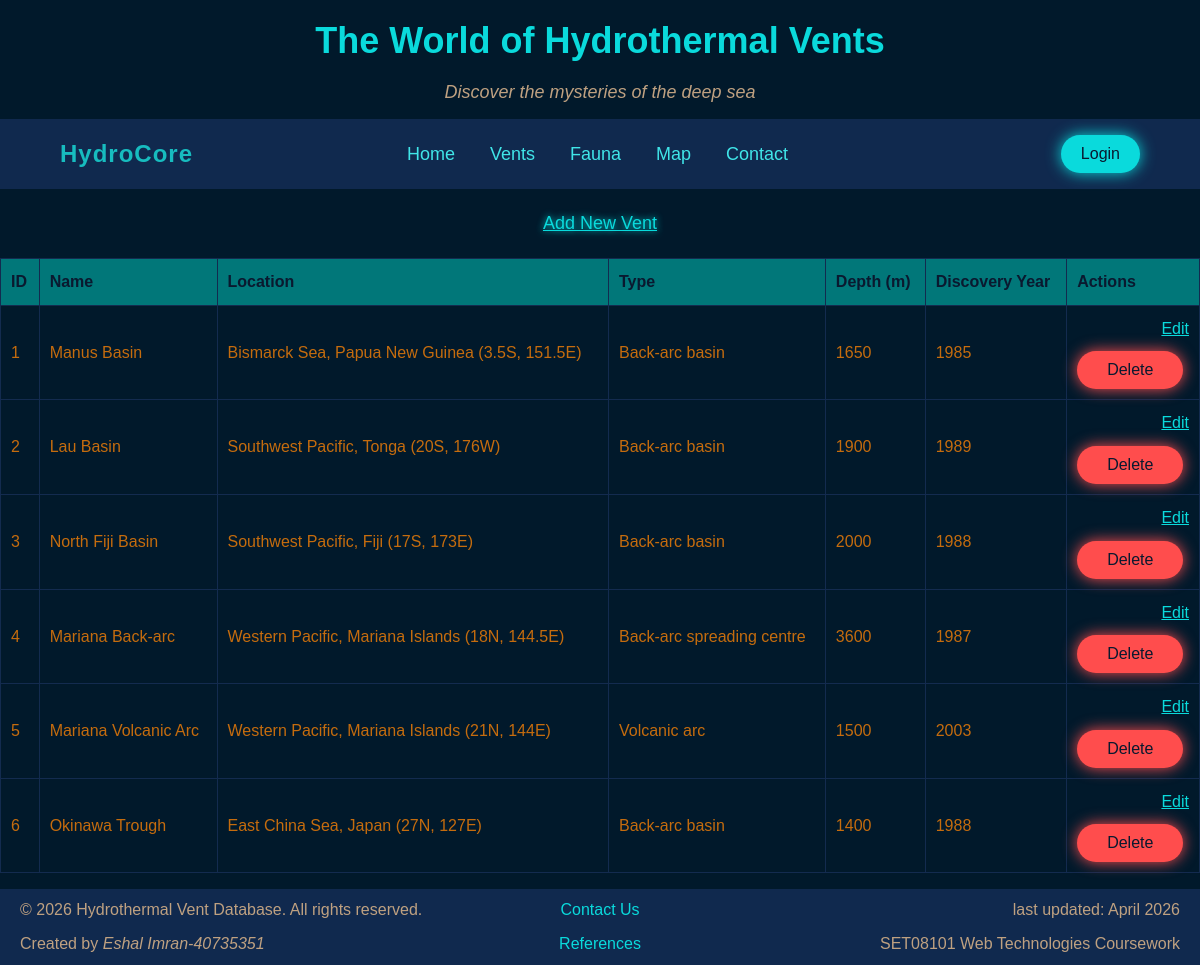
/all_vents.php, run on an earlier commit of the app's database.
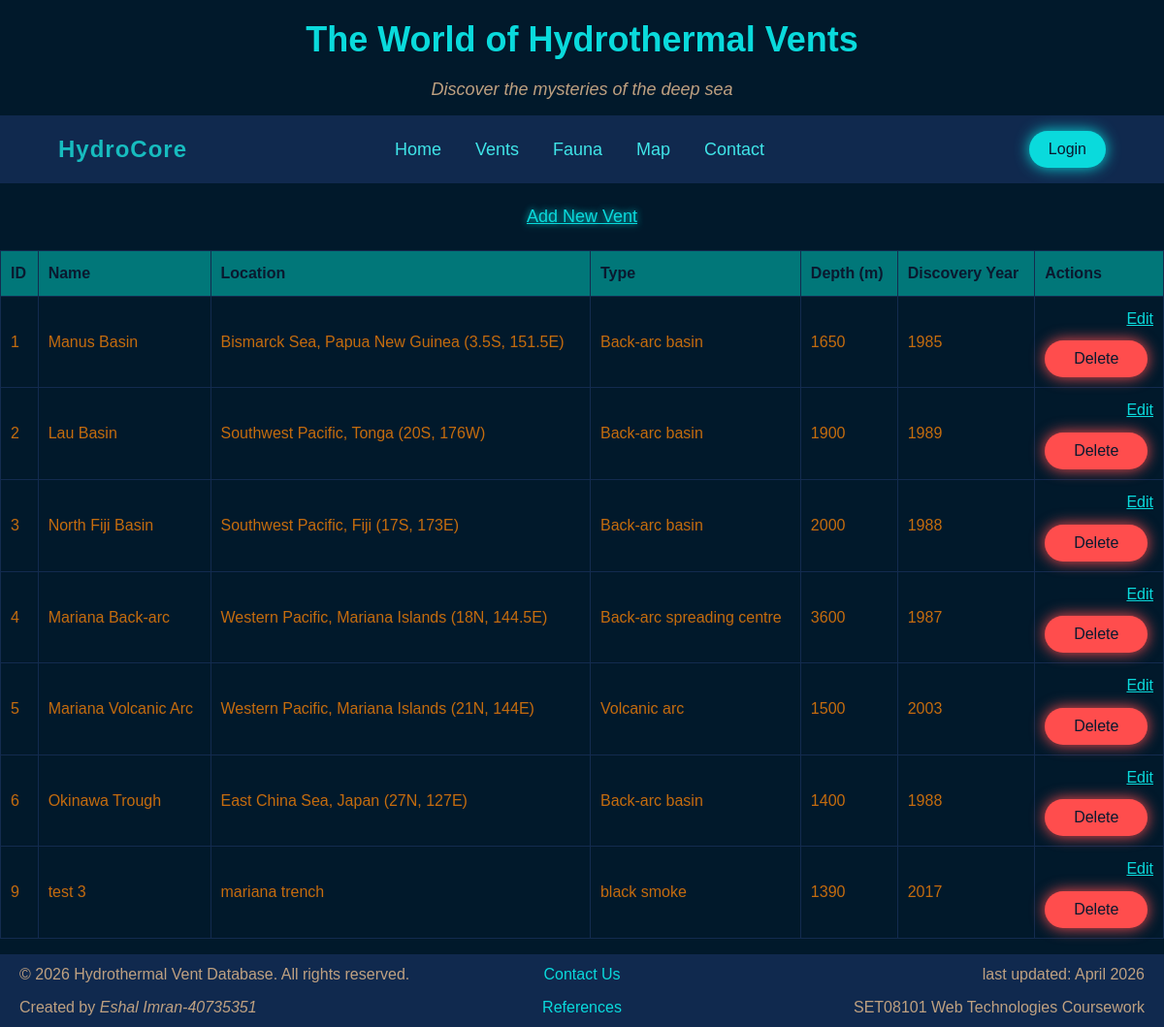
And on a later commit of the database.
### tables this page shows
CREATE TABLE `vents` (
  `id` int(11) NOT NULL,
  `name` varchar(100) NOT NULL,
  `location` varchar(200) NOT NULL,
  `type` varchar(50) NOT NULL,
  `depth_metres` int(11) NOT NULL,
  `discovery_year` int(11) NOT NULL
);

### includes/config.php (called while the page is built, shortened)
<?php
function e($string) {
    return htmlspecialchars($string, ENT_QUOTES, 'UTF-8');
}

### all_vents.php (the view, shortened to what this page needs)
<?php
$pdo = getDbConnection();
$stmt = $pdo->query('SELECT id, name, location, type, depth_metres, discovery_year FROM vents');
$allvents = $stmt->fetchAll();
require_once 'includes/header.php';
?>
<?php if (empty($allvents)): ?>
    <p style="color: #a08160;">No vents found in the database.</p>
<?php else: ?>
     <div class="update-vents-link">
        <a href="add_vent.php">Add New Vent</a>
    </div>
    <table class="fauna-table">
        <thead class="fauna-table-header">
            <tr class="fauna-table-row">
                <th>ID</th>
                <th>Name</th>
                <th>Location</th>
                <th>Type</th>
                <th>Depth (m)</th>
                <th>Discovery Year</th>
                <th>Actions</th>
            </tr>
        </thead>
        <tbody class="fauna-table-body">
            <?php foreach ($allvents as $vent): ?>
                <tr>
                    <td><?php echo e($vent['id']); ?></td>
                    <td><?php echo e($vent['name']); ?></td>
                    <td><?php echo e($vent['location']); ?></td>
                    <td><?php echo e($vent['type']); ?></td>
                    <td><?php echo e($vent['depth_metres']); ?></td>
                    <td><?php echo e($vent['discovery_year']); ?></td>
                    <td class="update-vents-actions">
                        <a href="edit_vent.php?id=<?php echo (int) $vent['id']; ?>">Edit</a>
                        <form action="del_vent.php" method="POST" onsubmit="return confirm('Are you sure you want to delete this vent?');" class="delete-vent-form">
                            <button type="submit">Delete</button>
                        </form>
                    </td>
                </tr>
            <?php endforeach; ?>
        </tbody>
    </table>
<?php endif; ?>
<?php require_once 'includes/footer.php'; ?>

### includes/header.php (shortened to what this page needs)
<?php require_once 'config.php'; ?>
<!DOCTYPE html>
<html lang="en">
<head>
    <link rel="stylesheet" href="/assignment_webtech/css/style.css">
</head>
<body>
    <header>
        <h1 id="page-title">The World of Hydrothermal Vents</h1>
        <h4 id="page-subtitle">Discover the mysteries of the deep sea</h4>
        <nav class="main-nav">
            <div class="logo">HydroCore</div>
            <ul class="nav-links">
                <li><a href="index.php">Home</a></li>
                <li><a href="all_vents.php">Vents</a></li>
                <li><a href="fauna.php">Fauna</a></li>
                <li><a href="map.php">Map</a></li>
                <li><a href="contact.php">Contact</a></li>
            </ul>
            <div class="login-container">
                <button class="login-btn">Login</button>
            </div>
        </nav>
    </header>
    <main>

### includes/footer.php (shortened to what this page needs)
    <footer class="site-footer">
        <div class="footer-left">
        <p>&copy; <?php echo date('Y'); ?> Hydrothermal Vent Database. All rights reserved.</p>
        <p>Created by <em>Eshal Imran-40735351</em></p>
        </div>
        <div class="footer-middle">
            <a href="contact.php">Contact Us</a>
            <a href="references.php">References</a>
        </div>
        <div class="footer-right">
            <p>last updated: April 2026</p>
            <p>SET08101 Web Technologies Coursework</p>
        </div>
    </footer>
</body>
</html>

### css/style.css (style rules this page uses)
* { margin:0; padding: 0; box-sizing: border-box; }
body { font-family: Arial, sans-serif; line-height: 1.6; background-color:#01192b; color: #333; }
#page-title { color: #0ADADC; font: bold 36px 'Arial', sans-serif; text-align: center; margin: 20px auto; }
#page-subtitle { color: #BFA181; font: italic 18px 'Arial', sans-serif; text-align: center; margin-bottom: 1rem; }
.main-nav { width:100%; display: flex; flex-wrap: wrap; gap: 10px; align-items: center; justify-content: space-between; background-color: #10294e; padding: 1rem 5%; backdrop-filter: blur(30px); margin-bottom: 1rem; }
.logo { flex: 1; color: #17bcbf; font-size: 24px; font-weight: bold; letter-spacing: 1px; }
.nav-links { flex: 2; display: flex; flex-wrap: wrap; flex-direction: row; gap: 15px; list-style: none; }
.main-nav li a { position: relative; color: #40e5e8; text-decoration: none; margin: 0 10px; font-size: 18px; font-weight: 500; transition: 0.5s; }
.login-container { flex: 0 0 auto; display: flex; justify-content: flex-end; }
.login-btn { background-color: #0ADADC; color: #0A192F; padding: 10px 20px; border: none; border-radius: 30px; font-weight: 500; font-size: 1rem; cursor: pointer; box-shadow: 0 0 15px #0ADADC; border: none; transition: 0.3s; }
.site-footer { background-color: #10294e; display: flex; width: 100%; height: auto; color: #BFA181; font-family: Arial, sans-serif; text-align: center; justify-content: space-between; align-items: flex-start; flex-wrap: wrap; padding: 0; margin-top: 1rem; }
.footer-left p, .footer-middle p, .footer-right p { margin: 0.5rem 0; }
.footer-left { flex: 1; text-align: left; padding: 0 20px; }
.footer-middle { flex: 0 0 auto; padding: 0; width: fit-content; }
.footer-middle a { display: block; color: #0ADADC; text-decoration: none; margin: 0.5rem 0; transition: color 0.3s ease; }
.footer-right { flex: 1; padding: 0 20px; text-align: right; }
.fauna-table { width: 100%; border-collapse: collapse; margin: 10px 20px 10px 0px; border-radius: 20px; color: #c56c0e; }
.fauna-table thead { background-color: #017779; color: #0A192F; }
.fauna-table th, .fauna-table td { border: 1px solid #132b4f; padding: 10px; text-align: left; }
.update-vents-link { text-align: center; margin: 20px 0; color: #0ADADC; }
.update-vents-link a { color: #0ADADC; text-decoration: none; font-size: 18px; font-weight: 500; text-shadow: 0 0 7px #0ADADC; text-decoration: underline; transition: color 0.3s ease; }
.update-vents-actions { color: #a08160; gap: 20px; margin-top: 20px; border:none; }
.update-vents-actions a { display: flex; justify-content: flex-end; color: #0ADADC; text-decoration: underline; transition: color 0.3s ease; }
.delete-vent-form button { background-color: #ff4d4d; color: #0A192F; padding: 10px 30px; border: none; border-radius: 30px; font-weight: 500; font-size: 1rem; cursor: pointer; box-shadow: 0 0 15px #ff4d4d; transition: 0.3s; display: inline-block; margin: 10px auto 0; }

What changed in the data, as far as the page shows it:
added vents: id "9", name "test 3", location "mariana trench", type "black smoke", depth_metres "1390", discovery_year "2017"
